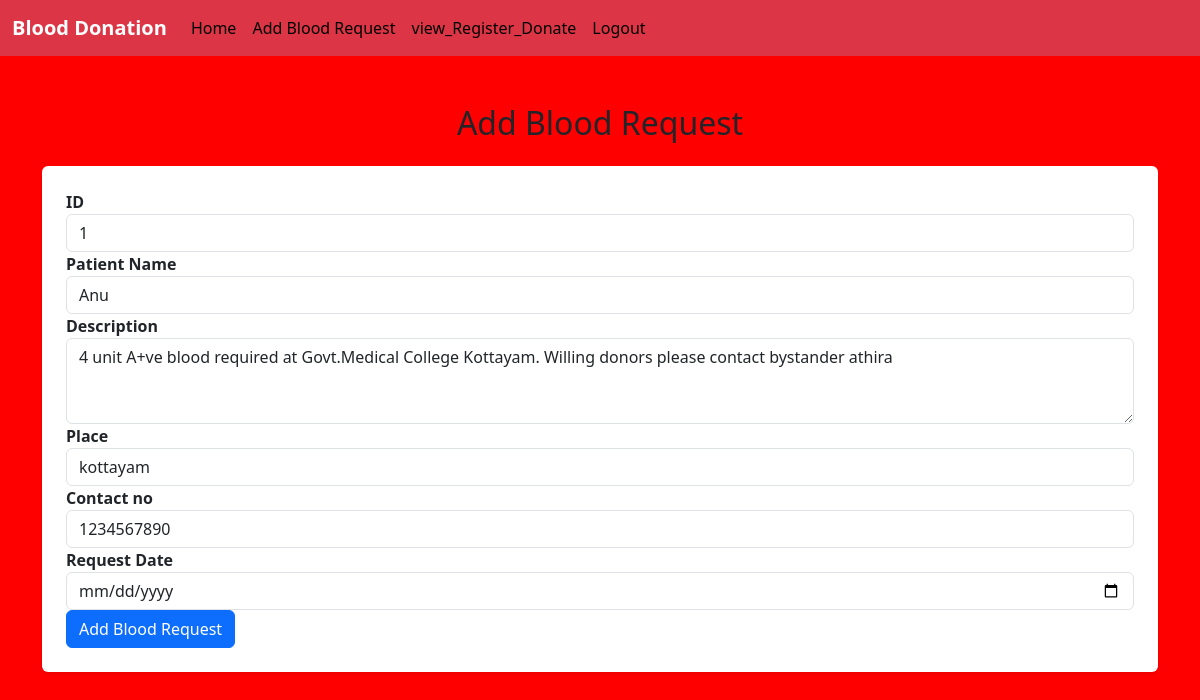
The app's page /edit_patient/1 with its own data.
### app/models.py (models this page shows, shortened)
class BloodRequest(models.Model):
    patient_name = models.CharField(max_length=100)
    description = models.TextField()
    place = models.CharField(max_length=100)
    contact_no = models.CharField(max_length=15)
    request_date = models.DateTimeField(auto_now_add=True)

### app/views.py (the view)
# urls.py: path('edit_patient/<pid>',views.edit_patient),
def edit_patient(req,pid):
    if req.method=='POST':
        id=req.POST['id']
        patient_name=req.POST['pname']
        description=req.POST['descrip']
        place=req.POST['place']
        contact_no=req.POST['cno']
        request_date=req.POST['reqdate']
        BloodRequest.objects.filter(pk=pid).update(id=id, patient_name=patient_name, description=description, place=place,contact_no=contact_no,request_date=request_date)
        data=BloodRequest.objects.get(pk=pid)
        data.save()
        return redirect(admin_home)
    else:
        data=BloodRequest.objects.get(pk=pid)
        return render(req,'admin/edit.html',{'data':data})

### template/admin/edit.html (shortened to what this page needs)
<!DOCTYPE html>
<html lang="en">
<head>
    <link href="https://cdn.jsdelivr.net/npm/bootstrap@5.3.3/dist/css/bootstrap.min.css" rel="stylesheet">
</head>
<body>
    <nav class="navbar navbar-expand-sm bg-danger navbar-dark">
        <div class="container-fluid">
            <a class="navbar-brand" href="#">Blood Donation</a>
            <div class="collapse navbar-collapse" id="collapsibleNavbar">
                <ul class="navbar-nav">
                    <li class="nav-item">
                        <a class="nav-link" href="/">Home</a>
                    </li>
                    <li class="nav-item">
                        <a class="nav-link" href="../add_blood_request">Add Blood Request</a>
                    </li>
                    <li class="nav-item">
                        <a class="nav-link" href="../view_register_donate">view_Register_Donate</a>
                    </li>
                    <li class="nav-item">
                        <a class="nav-link" href="../logout">Logout</a>
                    </li>
                </ul>
            </div>
        </div>
    </nav>
    <div class="container mt-5">
        <h2 class="text-center mb-4">Add Blood Request</h2>
        <form action="" method="post" class="p-4 shadow-sm bg-white rounded" enctype="multipart/form-data">
            <div class="form-group">
                <label for="id"><b> ID</b></label>
                <input type="text" class="form-control" name="id" value="{{data.id}}" id="id" placeholder="Enter ID">
            </div>
            <div class="form-group">
                <label for="pname"><b>Patient Name</b></label>
                <input type="text" class="form-control" name="pname" value="{{data.patient_name}}" id="pname"
                    placeholder="Enter patient name">
            </div>
            <div class="form-group">
                <label for="descrip"><b>Description</b></label>
                <textarea class="form-control" name="descrip" id="descrip" rows="3"
                    placeholder="Enter product description">{{data.description}}</textarea>
            </div>
            <div class="form-group">
                <label for="place"><b>Place</b></label>
                <input type="text" class="form-control" name="place" value="{{data.place}}" id="place"
                    placeholder="Enter place">
            </div>
            <div class="form-group">
                <label for="cno"><b>Contact no</b></label>
                <input type="number" class="form-control" name="cno" value="{{data.contact_no}}" id="cno"
                    placeholder="Enter contact no">
            </div>
            <div class="form-group">
                <label for="reqdate"><b>Request Date</b></label>
                <input type="date" class="form-control" name="reqdate" value="{{data.request_date}}" id="reqdate"
                    placeholder="Enter request date">
            </div>
            <button type="submit" class="btn btn-primary btn-block">Add Blood Request</button>
        </form>
    </div>
</body>
</html>

### template/admin/edit.html (style rules this page uses)
body { background-color: red; }
.navbar { transition: background-color 0.3s ease; }
.navbar-brand { font-weight: bold; }
.nav-link { border-radius: 5px; color: black; }

### records on screen
BloodRequest: id "1", pname "Anu", descrip "4 unit A+ve blood required at Govt.Medical College Kottayam. Willing donors please contact bystander athira", place "kottayam", cno "1234567890"
